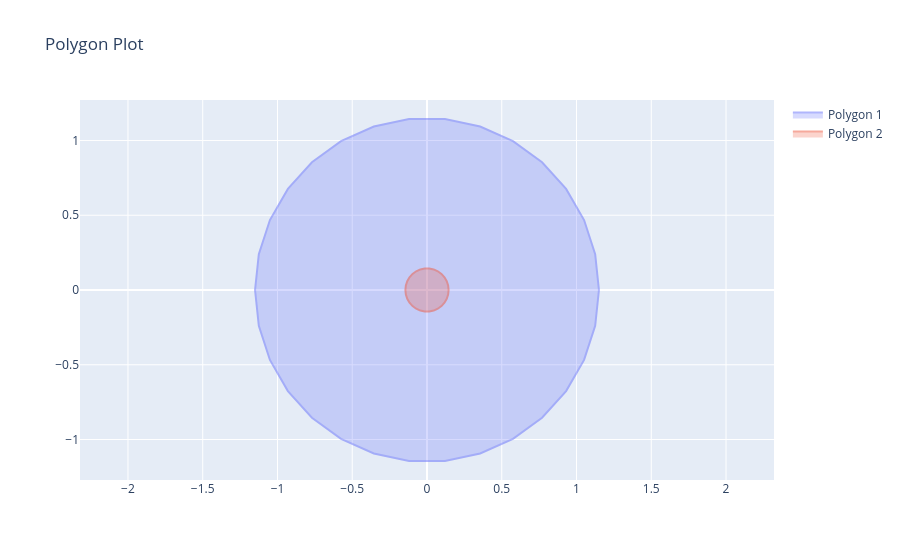

Notebook code cell kept with this figure:
### Markdown cell above
# Plotting using plotly

### Code cell
p1 = dshape.geometry.Polygon.circle((0, 0), 1.15)
p2 = p1.buffer(-1.0)
print(f'{p2.area = }')
dshape.plotting.plot_polygons([p1, p2])
